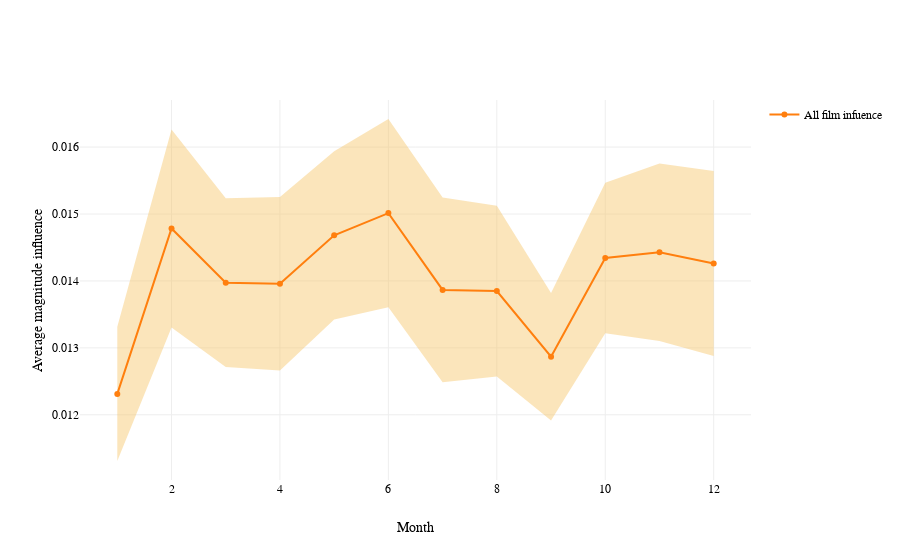

Notebook code for this chart:
### Code cell
fig = go.Figure([
    go.Scatter(
        name='Upper Bound',
        x=influence_per_month_df.index,
        y=influence_per_month_df['avg_mag_slope_change_significant_per_month']+1.96*influence_per_month_df['se_mag_slope_change_significant_per_month'],
        mode='lines',
        # line_shape='spline',
        marker=dict(color="rgb(244,189,85)"),
        line=dict(width=0),
        showlegend=False
    ),
    go.Scatter(
        name='Lower Bound',
        x=influence_per_month_df.index,
        y=influence_per_month_df['avg_mag_slope_change_significant_per_month']-1.96*influence_per_month_df['se_mag_slope_change_significant_per_month'],
        marker=dict(color="rgb(244,189,85)"),
        line=dict(width=0, color="rgb(244,189,85)"),
        # line_shape='spline',
        mode='lines',
        fillcolor='rgba(244,189,85, 0.4)',
        fill='tonexty',
        showlegend=False
    ),
    go.Scatter(
        name='All film infuence',
        x=influence_per_month_df.index,
        y=influence_per_month_df['avg_mag_slope_change_significant_per_month'],
        mode='lines + markers',
        marker=dict(color="#FF7F0E"),
        line=dict(color="#FF7F0E"),
        # line_shape='spline'
    )
])
fig.update_layout(
    yaxis_title='Average magnitude influence',
    xaxis_title='Month',
    # title='Average general influence of films per month',
    hovermode="x"
)

fig.show()

# Export to html
fig.write_html('q1_magnitude_per_month.html', include_plotlyjs="cdn", config={'displayModeBar': False})

### Figure 1 — Plotly figure (JSON) as saved in the notebook; plotly's stock layout.template omitted (floating-point values rounded to 4 significant figures)
{"data": [{"line": {"width": 0}, "marker": {"color": "rgb(244,189,85)"}, "mode": "lines", "name": "Upper Bound", "showlegend": false, "type": "scatter", "x": [1, 2, 3, 4, 5, 6, 7, 8, 9, 10, 11, 12], "y": [0.01332, 0.01626, 0.01524, 0.01526, 0.01594, 0.01642, 0.01524, 0.01512, 0.01382, 0.01547, 0.01575, 0.01564]}, {"fill": "tonexty", "fillcolor": "rgba(244,189,85, 0.4)", "line": {"color": "rgb(244,189,85)", "width": 0}, "marker": {"color": "rgb(244,189,85)"}, "mode": "lines", "name": "Lower Bound", "showlegend": false, "type": "scatter", "x": [1, 2, 3, 4, 5, 6, 7, 8, 9, 10, 11, 12], "y": [0.01131, 0.0133, 0.01271, 0.01266, 0.01342, 0.01361, 0.01249, 0.01257, 0.01192, 0.01322, 0.0131, 0.01288]}, {"line": {"color": "#FF7F0E"}, "marker": {"color": "#FF7F0E"}, "mode": "lines+markers", "name": "All film infuence", "type": "scatter", "x": [1, 2, 3, 4, 5, 6, 7, 8, 9, 10, 11, 12], "y": [0.01231, 0.01478, 0.01397, 0.01396, 0.01468, 0.01501, 0.01387, 0.01385, 0.01287, 0.01434, 0.01443, 0.01426]}], "layout": {"hovermode": "x", "xaxis": {"title": {"text": "Month"}}, "yaxis": {"title": {"text": "Average magnitude influence"}}}}
